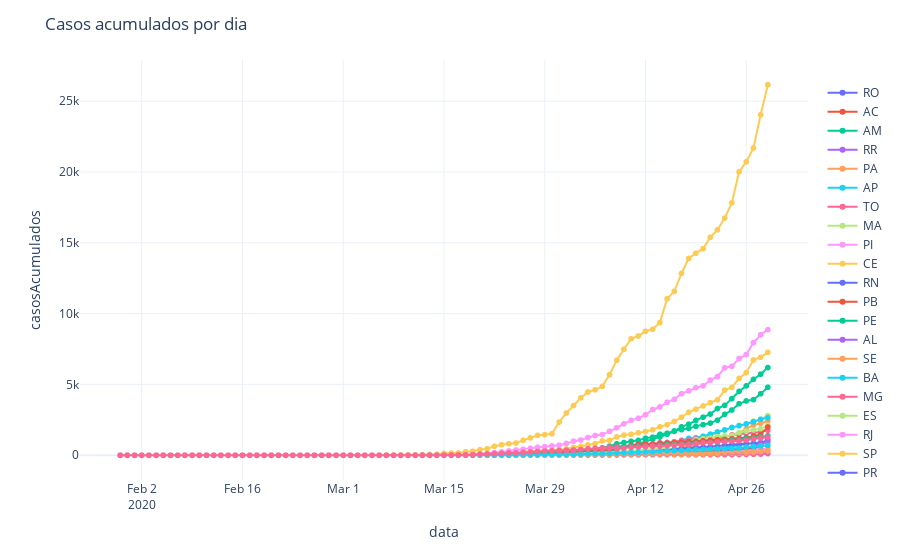

Source (notebook cell):
### Code cell
fig = px.line(dadoslimpo, x='data', y='casosAcumulados',color="sigla",line_group="sigla", hover_name="sigla" , text='obitosAcumulados')
fig.update_layout(title='Casos acumulados por dia',legend_title='<b> </b>',
                   
                   showlegend=True, template="plotly_white",direction='clockwise',)
fig.show()
plotly.offline.plot(fig, filename='HTML/CasosAcumuladoEstadosDia.html', auto_open=False)
